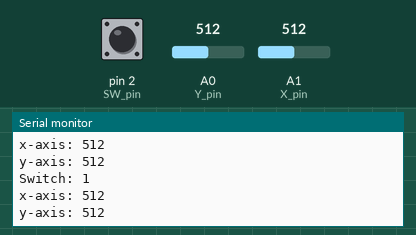
This sketch was run on a simulated Arduino Uno, built with avr-gcc and run on an emulated ATmega328P. Parts: the last lines printed to the serial monitor. Inputs (shaded band) come from the test bench; at power-on: A0 (Y_pin) = 512, A1 (X_pin) = 512, pin 2 (SW_pin) HIGH.

Above: at 1.2 s.
1.3 s: A0 (Y_pin) set to 716
At 1.56 s:
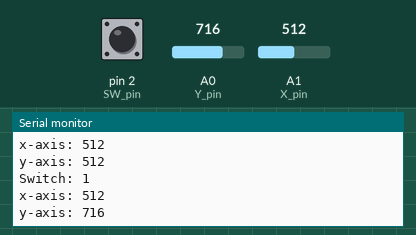
2.8 s: A1 (X_pin) set to 716
At 2.97 s:
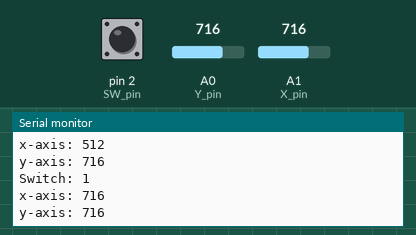
4.3 s: pin 2 (SW_pin) pulled LOW for 0.25 s
6.0 s: A0 (Y_pin) set to 900
At 6.18 s:
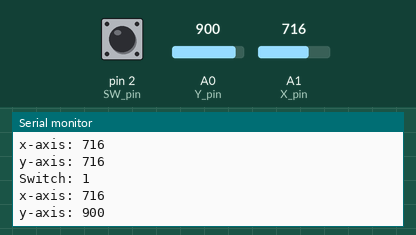
7.5 s: A1 (X_pin) set to 900
At 7.79 s:
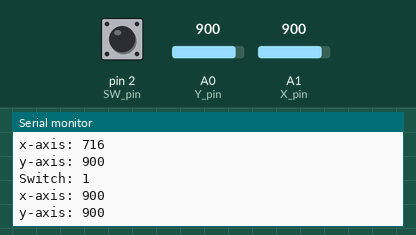
Timing chart, 0 to 10.0 s (numbered marks = the images above; inputs shaded):
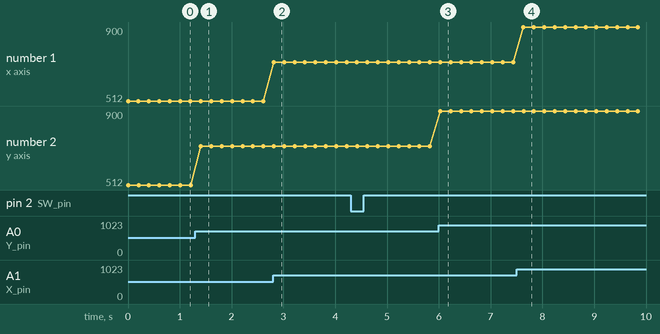

Measured:
- after the input at 1.3 s, the serial monitor: prints a new line after 0.11 s (image 1)
- after the input at 2.8 s, the serial monitor: prints a new line at once (image 2)
- after the input at 6.0 s, the serial monitor: prints a new line at once (image 3)
- after the input at 7.5 s, the serial monitor: prints a new line after 0.13 s (image 4)
- plotted number 2: 512 → 716 after the input at 1.3 s, 716 → 900 after the input at 6.0 s

The sketch:

joystick.ino
```cpp
const int SW_pin = 2;
const int X_pin = 1;
const int Y_pin = 0;

void setup() {
  pinMode(SW_pin, INPUT);
  digitalWrite(SW_pin, HIGH);
  Serial.begin(115200);
}

void loop() {
  Serial.print("Switch: ");
  Serial.print(digitalRead(SW_pin));
  Serial.print("\n");
  Serial.print("x-axis: ");
  Serial.print(analogRead(X_pin));
  Serial.print("\n");
  Serial.print("y-axis: ");
  Serial.print(analogRead(Y_pin));
  Serial.print("\n");
  delay(200);
}
```
